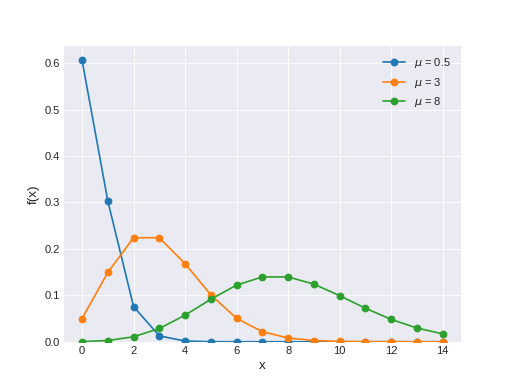

This chart was generated by the following Python code:
import matplotlib.pyplot as plt
import numpy as np
import scipy.stats as st
plt.style.use('seaborn-darkgrid')
x = np.arange(0, 15)
for m in [0.5, 3, 8]:
    pmf = st.poisson.pmf(x, m)
    plt.plot(x, pmf, '-o', label='$\mu$ = {}'.format(m))
plt.xlabel('x', fontsize=12)
plt.ylabel('f(x)', fontsize=12)
plt.ylim(0)
plt.legend(loc=1)
plt.show()
